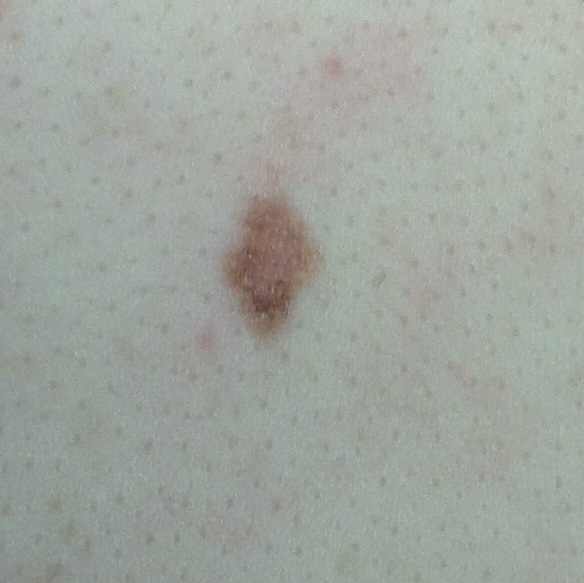
#> input picture Mole/image/low_risk_1.jpg, 584 x 583 px; its folder holds only this picture in this run
$ python Kmeans.py
#> lines starting #> are read from the running program, lines starting #| are printed output that depends on the picture; after the words box and inside, x2 and y2 are one past the last pixel; in counts of white or black regions, pixels touching at a corner belong together; long printed decimals are rounded
import matplotlib as mpl
import numpy as np
import matplotlib.pyplot as plt
from sklearn.cluster import KMeans
from scipy.ndimage import gaussian_filter, sobel
import pandas as pd

#read the image
import glob
from imageio import imwrite

path = "F:\ICT\ICT for health\lab\ICT for health_LAB\Mole\image"
files = glob.glob(path+'/*.jpg')

for f in files:
    im = mpl.image.imread(f)
#> im is the input picture: shape (583, 584, 3); mean R, G, B 159.4, 165.6, 158.5

    #determin the best number of cluster
#    for k in np. arange (1 ,5):
#        model = KMeans ( n_clusters =k, random_state =0)
#        labels = model . fit_predict ( gaussian_filter (im , sigma= (10 , 10, 0)). reshape (( im. shape [0]* im. shape [1] ,3)))
#        ineria . append ( model . inertia_ )
#
#    plt . plot (np. arange (1 ,5) ,ineria ,'ro -')
#    plt . xlabel (" Number Of Cluster ")
#    plt . ylabel ('Inertia ')
#    plt . show()

    # enhance the image and do the clustering, then reshape
    model = KMeans(n_clusters=4, random_state=0)
    labels = model.fit_predict(gaussian_filter(im, sigma = (10, 10, 0)).reshape((im.shape[0]*im.shape[1], 3)))
    #find the label that corresponds to the Mole, find the center with the darkest color
    centers = model.cluster_centers_
    darkest_label = centers.sum(axis = 1).argmin()

    #segment the image
    segmented = labels.reshape((im.shape[0], im.shape[1]))
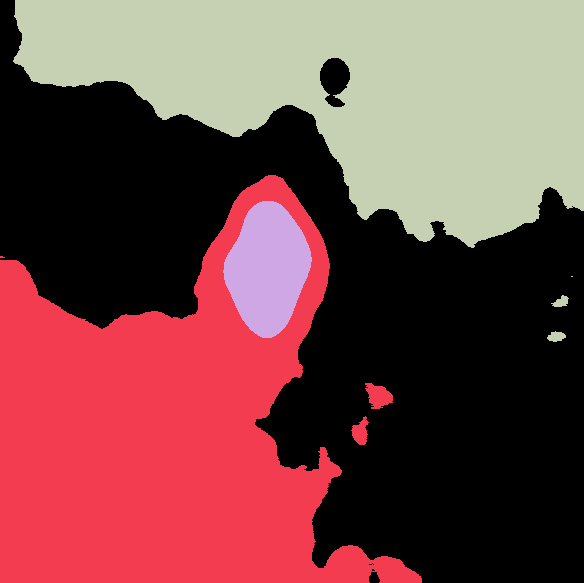
#> segmented: shape (583, 584) int32; 4 distinct labels, from 0 to 3; one colour per label, 0 black
    segmented[segmented != darkest_label] = 0
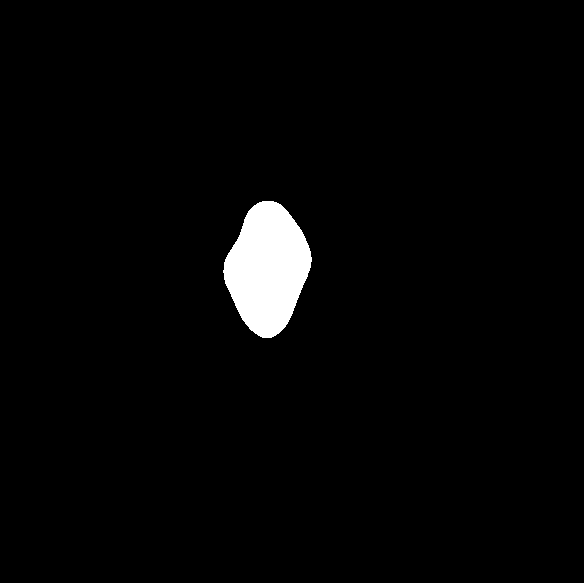
#> segmented: shape (583, 584) int32; values 0 (black) and 2 (white), 2.4% white; 1 white region, box (x1, y1, x2, y2) and area: (223, 201, 312, 338) 8323

    #find the edges
    edge = sobel(segmented)
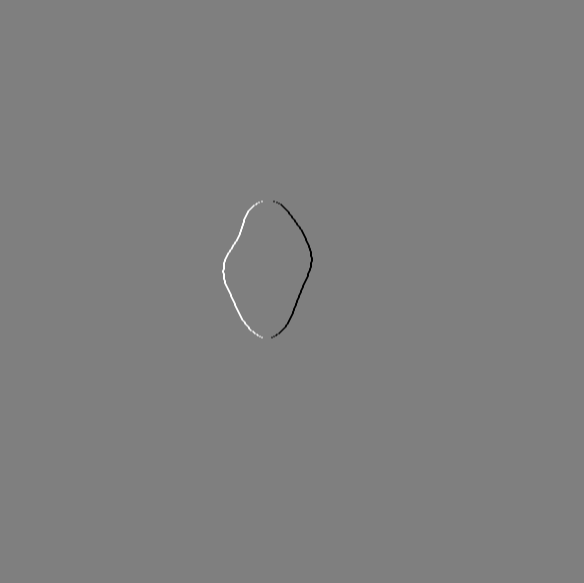
#> edge: shape (583, 584) int32; min -8, max 8, mean 0; drawn with min black and max white
    edge = (edge<0)+(edge>0)
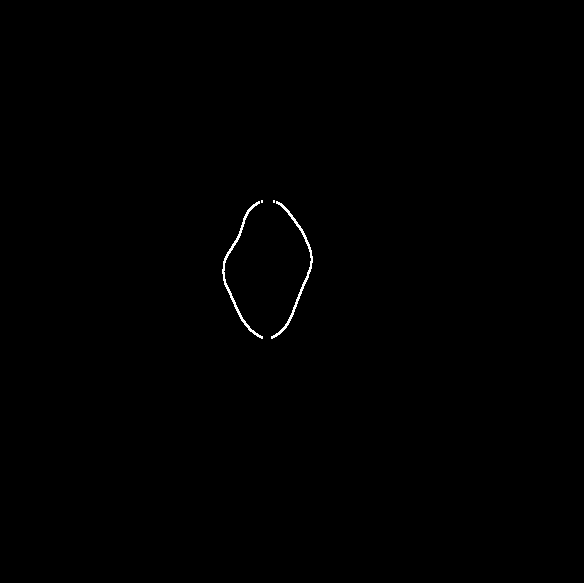
#> edge: shape (583, 584) bool; 0.25% white in thin lines or dots, all inside (x1, y1, x2, y2) = (222, 200, 313, 339)

   #calculate the premiter of circle and ratio toward to premiter of area
    premiter = edge.sum()
#> premiter = 864
    area = segmented.sum()
#> area = 16646
    r2 = area/np.pi
#> r2 = 5298.6
    r = np.sqrt(r2)
#> r = 72.79
    prem_circle = 2*r*np.pi
#> prem_circle = 457.4
    ratio=premiter/prem_circle
#> ratio = 1.89
    print(ratio)
#| 1.889
    #draw the borders
#> (the run stopped early here; a loop or call above may not have finished)

$ run again, on Mole/image/melanoma_3.jpg
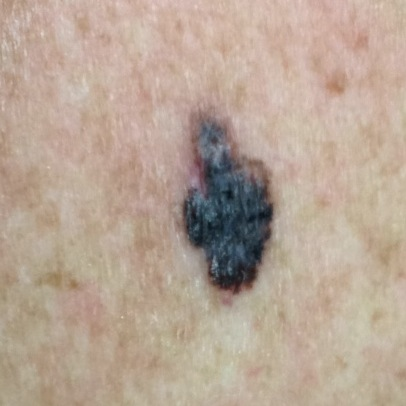
#> input picture Mole/image/melanoma_3.jpg, 406 x 406 px
#> im is the input picture: shape (406, 406, 3); mean R, G, B 183.6, 164.9, 149.4
#> `segmented = labels.reshape((im.shape[0], im.shape[1]))`:
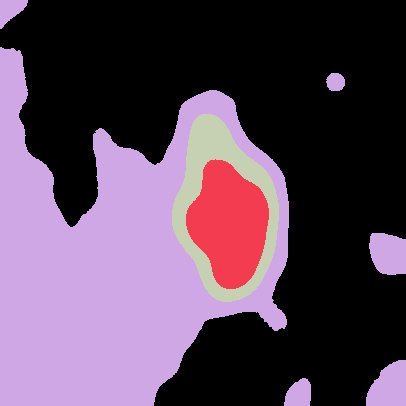
#> segmented: shape (406, 406) int32; 4 distinct labels, from 0 to 3; one colour per label, 0 black
#> `edge = (edge<0)+(edge>0)`:
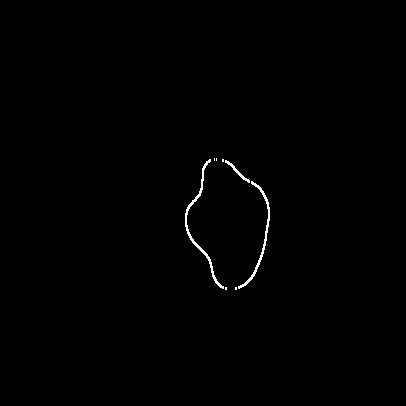
#> edge: shape (406, 406) bool; 0.49% white in thin lines or dots, all inside (x1, y1, x2, y2) = (185, 158, 270, 290)
#> premiter = 808
#> area = 7301
#> r2 = 2324
#> r = 48.21
#> prem_circle = 302.9
#> ratio = 2.67
#| 2.668
